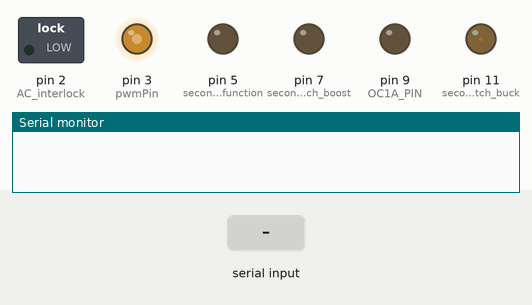
Bench run of a sketch on a simulated Arduino Uno, built with avr-gcc and run on an emulated ATmega328P. Shown: switched loads named in the sketch (green lamp = pin HIGH), output pins drawn as LEDs (lit = HIGH), the last lines printed to the serial monitor. The test bench sets the inputs (shaded band). Pins used as bus, display or sensor lines are not drawn.

Above: at 1.2 s.
1.3 s: "B" received over Serial
At 7.0 s:
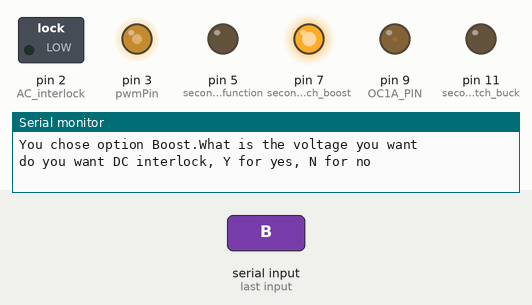
9.3 s: "A" received over Serial
At 15.4 s:
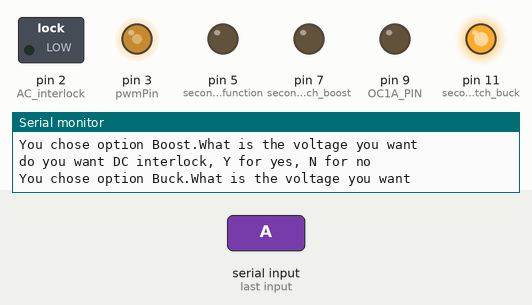
Timing chart, 0 to 16.8 s (numbered marks = the images above; inputs shaded):
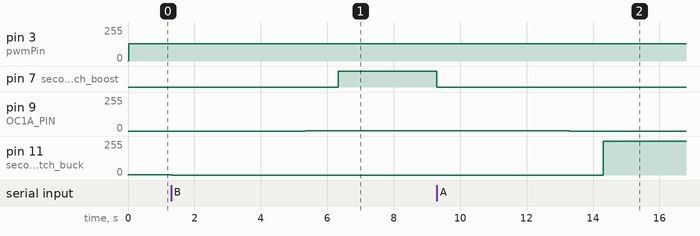

The sketch:

everything.ino
```cpp
const byte OC1A_PIN = 9;
const byte OC1B_PIN = 10;
const word PWM_FREQ_HZ = 2000; //Adjust this value to adjust the frequency
const word TCNT1_TOP = 16000000/(2*PWM_FREQ_HZ);
word voltage;
char modulation;
word dutycycle_buck;
word dutycycle_boost;
const int pwmPin = 3;
char command;


void setup() {
  Serial.begin(9600);
  const int analogPin = A0; //analogue input for AC signal interlock
  pinMode(OC1A_PIN, OUTPUT);//PWM outout
  pinMode(10, OUTPUT);//first switch buck
  pinMode(11, OUTPUT);//second switch buck
  pinMode(8, OUTPUT);//first switch boost
  pinMode(7, OUTPUT);//second switch boost
  pinMode(6, OUTPUT);//first switch AC function
  pinMode(5, OUTPUT);//second switch AC function
  pinMode(4, OUTPUT);//DC interlock
  pinMode(2, OUTPUT);//AC interlock

//  pinMode(OC1B_PIN, OUTPUT);
  // Clear Timer1 control and count registers
  TCCR1A = 0;
  TCCR1B = 0;
  TCNT1  = 0;
  // Set Timer1 to fast PWM mode, non-inverting
  // Set prescaler to 1024
  TCCR1A |= (1 << COM1A1) | (1 << WGM11);
  TCCR1B |= (1 << WGM13) | (1 << CS10);
  ICR1 = TCNT1_TOP;
  // Set Timer2 to fast PWM mode, non-inverting
  // Set prescaler to 1024
  TCCR2A = (1 << COM2A1) | (1 << WGM21) | (1 << WGM20);
  TCCR2B = (1 << CS22) | (1 << CS21) | (1 << CS20);
  // Set a 50% duty cycle as an example
  analogWrite(pwmPin, 128); // 50% duty cycle
}

void loop() {
if (Serial.available() > 0) { // any bytes in coming? If so:
 command = Serial.read(); // Read the user input

   switch (command) {
     case 'A':
     digitalWrite(8,LOW);
     digitalWrite(7,LOW);
     delay(3000);
      digitalWrite(10,HIGH);
      Serial.println("You chose option Buck.What is the voltage you want");
      delay(1000);//charge the capacitor
      voltage = Serial.read();
      dutycycle_buck=30/voltage;//linkage between voltage and duty cycle
      setPwmDuty(dutycycle_buck);
      delay(1000);
      digitalWrite(11,HIGH);
      break;


     case 'B':
     digitalWrite(10,LOW);
     digitalWrite(11,LOW);
     Serial.println("You chose option Boost.What is the voltage you want");
     voltage = Serial.read();
     if (voltage>100){
      Serial.println("do you want DC interlock, Y for yes, N for no");
      char decision=Serial.read();
      if(decision == 'Y'){
        digitalWrite(4,HIGH);//enable DC interlock
      }else{
        digitalWrite(4,LOW);//disable DC interlock
      }
     }
     delay(3000);
     digitalWrite(8,HIGH);
     delay(1000);//charge the capacitor
     dutycycle_boost=1-30/voltage;//linkage between voltage and duty cycle

     setPwmDuty(dutycycle_boost);
     delay(1000);
     digitalWrite(7,HIGH);
       break;

     case 'C':
     digitalWrite(7,LOW);
     digitalWrite(8,LOW);
     digitalWrite(10,LOW);
     digitalWrite(11,LOW);
      Serial.println("You chose option AC mode.What is the voltage you want");
      voltage= analogRead(A0);//read the AC voltage
      if(voltage>50){
        Serial.println("do you want AC interlock, Y for yes, N for no");
       char decision=Serial.read();
       if(decision=='Y'){
        digitalWrite(2,HIGH);//enable AC interlock
      }else{
        digitalWrite(2,LOW);//disable AC interlock
      }
      }
      Serial.println("do you want AC modulation, Y for yes, N for no");
      modulation=Serial.read();
       if(modulation=='Y'){
        Serial.println("enter the modulating frequency:");
        int frequency=Serial.read();
        setPWMFrequency(frequency);//enable AC modulation
      }else{
        setPWMFrequency(0);//disable AC modulation
      }
       break;

     default:

      Serial.println("Invalid command. Please enter A, B, C.");

   }


    while (Serial.available()) Serial.read(); // clear out any remaining bytes in the incoming buffer.
  }

}

void setPwmDuty(byte duty) {
  OCR1A = (word) (duty*TCNT1_TOP)/100;
}

//set the compare resister linkage with the frequency modulation
void setPWMFrequency(int freq) {
  if (freq <= 0) freq = 1;
  if (freq > 100) freq = 100;

  // Calculate top value based on desired frequency
  int topValue = (16000000L / (1024L * freq)) - 1;

  // Set the top value. Since Timer2 is 8-bit, we need to ensure the value is between 0 and 255.
  if (topValue > 255) topValue = 255;
  if (topValue < 0) topValue = 0;

  OCR2A = topValue;
}
```

Measured:
- after the input at 1.3 s, pin 7 (second_switch_boost): LOW → HIGH after 5.0 s; pin 9 (OC1A_PIN): 0/255 → 3/255 after 4.0 s; pin 11 (second_switch_buck): 1/255 → 0/255 at once
- after the input at 9.3 s, pin 7 (second_switch_boost): HIGH → LOW at once; pin 9 (OC1A_PIN): 3/255 → 0/255 after 4.0 s; pin 11 (second_switch_buck): 0/255 → 255/255 after 5.0 s
